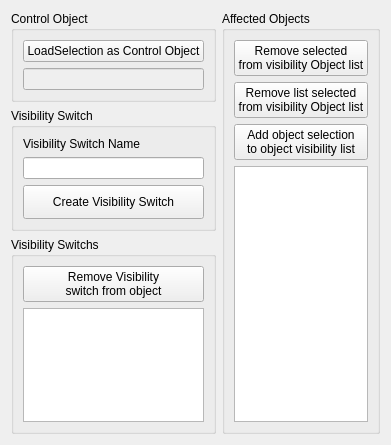
<?xml version="1.0" encoding="UTF-8"?>
<ui version="4.0">
 <class>Form</class>
 <widget class="QWidget" name="Form">
  <property name="geometry">
   <rect>
    <x>0</x>
    <y>0</y>
    <width>369</width>
    <height>445</height>
   </rect>
  </property>
  <property name="windowTitle">
   <string>Form</string>
  </property>
  <layout class="QHBoxLayout" name="horizontalLayout_2">
   <item>
    <layout class="QVBoxLayout" name="verticalLayout_5">
     <item>
      <layout class="QVBoxLayout" name="verticalLayout_3">
       <item>
        <widget class="QGroupBox" name="ControlObjectGroupBox">
         <property name="title">
          <string>Control Object</string>
         </property>
         <layout class="QVBoxLayout" name="verticalLayout">
          <item>
           <widget class="QPushButton" name="LoadSelectionAsCntrlObjPushBtn">
            <property name="text">
             <string>LoadSelection as Control Object</string>
            </property>
           </widget>
          </item>
          <item>
           <widget class="QLineEdit" name="ControllineEdit">
            <property name="enabled">
             <bool>false</bool>
            </property>
           </widget>
          </item>
         </layout>
        </widget>
       </item>
       <item>
        <widget class="QGroupBox" name="VisibilitySwitchGroupBox">
         <property name="title">
          <string>Visibility Switch</string>
         </property>
         <layout class="QVBoxLayout" name="verticalLayout_6">
          <item>
           <widget class="QLabel" name="label">
            <property name="text">
             <string>Visibility Switch Name</string>
            </property>
           </widget>
          </item>
          <item>
           <widget class="QLineEdit" name="VisibilityNameTxt"/>
          </item>
          <item>
           <widget class="QPushButton" name="CreateVisibilitySwitchBtn">
            <property name="minimumSize">
             <size>
              <width>0</width>
              <height>34</height>
             </size>
            </property>
            <property name="text">
             <string>Create Visibility Switch</string>
            </property>
           </widget>
          </item>
         </layout>
        </widget>
       </item>
       <item>
        <widget class="QGroupBox" name="VisibilityGroup">
         <property name="title">
          <string>Visibility Switchs</string>
         </property>
         <layout class="QVBoxLayout" name="verticalLayout_2">
          <item>
           <widget class="QPushButton" name="RemoveEnumBtn">
            <property name="minimumSize">
             <size>
              <width>0</width>
              <height>0</height>
             </size>
            </property>
            <property name="maximumSize">
             <size>
              <width>16777215</width>
              <height>100</height>
             </size>
            </property>
            <property name="text">
             <string>Remove Visibility 
switch from object</string>
            </property>
            <property name="iconSize">
             <size>
              <width>16</width>
              <height>16</height>
             </size>
            </property>
           </widget>
          </item>
          <item>
           <widget class="QListWidget" name="ObjectSpaceListView"/>
          </item>
         </layout>
        </widget>
       </item>
      </layout>
     </item>
    </layout>
   </item>
   <item>
    <widget class="QGroupBox" name="AffectedVisibilityObjects">
     <property name="title">
      <string>Affected Objects</string>
     </property>
     <layout class="QVBoxLayout" name="verticalLayout_4">
      <item>
       <widget class="QPushButton" name="RemoveFromVisibilityBtn">
        <property name="minimumSize">
         <size>
          <width>0</width>
          <height>0</height>
         </size>
        </property>
        <property name="maximumSize">
         <size>
          <width>16777215</width>
          <height>100</height>
         </size>
        </property>
        <property name="text">
         <string>Remove selected 
from visibility Object list</string>
        </property>
        <property name="iconSize">
         <size>
          <width>16</width>
          <height>16</height>
         </size>
        </property>
       </widget>
      </item>
      <item>
       <widget class="QPushButton" name="RemoveListSelectedBtn">
        <property name="minimumSize">
         <size>
          <width>0</width>
          <height>0</height>
         </size>
        </property>
        <property name="maximumSize">
         <size>
          <width>16777215</width>
          <height>100</height>
         </size>
        </property>
        <property name="text">
         <string>Remove list selected 
from visibility Object list</string>
        </property>
        <property name="iconSize">
         <size>
          <width>16</width>
          <height>16</height>
         </size>
        </property>
       </widget>
      </item>
      <item>
       <widget class="QPushButton" name="AddToVisibilitySwitchBtn">
        <property name="text">
         <string>Add object selection 
to object visibility list</string>
        </property>
       </widget>
      </item>
      <item>
       <widget class="QListWidget" name="ConstrainedObjectListView"/>
      </item>
     </layout>
    </widget>
   </item>
  </layout>
 </widget>
 <resources/>
 <connections/>
</ui>
